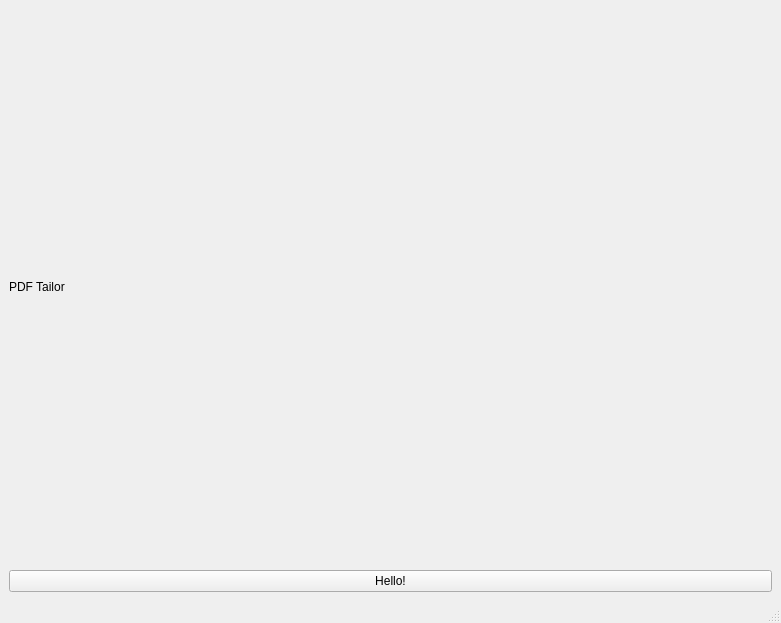
<?xml version="1.0" encoding="UTF-8"?>
<ui version="4.0">
 <class>MainWindow</class>
 <widget class="QMainWindow" name="MainWindow">
  <property name="geometry">
   <rect>
    <x>0</x>
    <y>0</y>
    <width>781</width>
    <height>623</height>
   </rect>
  </property>
  <property name="windowTitle">
   <string>MainWindow</string>
  </property>
  <widget class="QWidget" name="centralwidget">
   <layout class="QVBoxLayout" name="verticalLayout">
    <item>
     <widget class="QLabel" name="label">
      <property name="text">
       <string>PDF Tailor</string>
      </property>
     </widget>
    </item>
    <item>
     <widget class="QPushButton" name="pushButton">
      <property name="text">
       <string>Hello!</string>
      </property>
     </widget>
    </item>
   </layout>
  </widget>
  <widget class="QMenuBar" name="menubar">
   <property name="geometry">
    <rect>
     <x>0</x>
     <y>0</y>
     <width>781</width>
     <height>17</height>
    </rect>
   </property>
  </widget>
  <widget class="QStatusBar" name="statusbar"/>
 </widget>
 <resources/>
 <connections/>
</ui>
